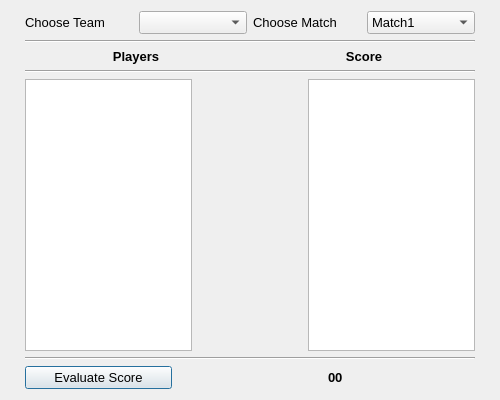
<?xml version="1.0" encoding="UTF-8"?>
<ui version="4.0">
 <class>Dialog</class>
 <widget class="QDialog" name="Dialog">
  <property name="geometry">
   <rect>
    <x>0</x>
    <y>0</y>
    <width>500</width>
    <height>400</height>
   </rect>
  </property>
  <property name="windowTitle">
   <string>Dialog</string>
  </property>
  <layout class="QVBoxLayout" name="verticalLayout">
   <property name="leftMargin">
    <number>25</number>
   </property>
   <property name="rightMargin">
    <number>25</number>
   </property>
   <item>
    <layout class="QHBoxLayout" name="horizontalLayout">
     <item>
      <widget class="QLabel" name="label_2">
       <property name="font">
        <font>
         <family>Tahoma</family>
         <pointsize>10</pointsize>
        </font>
       </property>
       <property name="text">
        <string>Choose Team</string>
       </property>
      </widget>
     </item>
     <item>
      <widget class="QComboBox" name="cb0">
       <property name="font">
        <font>
         <family>Tahoma</family>
         <pointsize>10</pointsize>
        </font>
       </property>
      </widget>
     </item>
     <item>
      <widget class="QLabel" name="label">
       <property name="font">
        <font>
         <family>Tahoma</family>
         <pointsize>10</pointsize>
        </font>
       </property>
       <property name="text">
        <string>Choose Match</string>
       </property>
      </widget>
     </item>
     <item>
      <widget class="QComboBox" name="cb1">
       <property name="font">
        <font>
         <family>Tahoma</family>
         <pointsize>10</pointsize>
        </font>
       </property>
       <item>
        <property name="text">
         <string>Match1</string>
        </property>
       </item>
      </widget>
     </item>
    </layout>
   </item>
   <item>
    <widget class="Line" name="line">
     <property name="font">
      <font>
       <family>Tahoma</family>
       <pointsize>10</pointsize>
      </font>
     </property>
     <property name="orientation">
      <enum>Qt::Horizontal</enum>
     </property>
    </widget>
   </item>
   <item>
    <layout class="QHBoxLayout" name="horizontalLayout_4">
     <item>
      <widget class="QLabel" name="label_5">
       <property name="font">
        <font>
         <family>Tahoma</family>
         <pointsize>10</pointsize>
         <weight>75</weight>
         <bold>true</bold>
        </font>
       </property>
       <property name="text">
        <string>Players</string>
       </property>
       <property name="alignment">
        <set>Qt::AlignCenter</set>
       </property>
      </widget>
     </item>
     <item>
      <widget class="QLabel" name="label_4">
       <property name="font">
        <font>
         <family>Tahoma</family>
         <pointsize>10</pointsize>
         <weight>75</weight>
         <bold>true</bold>
        </font>
       </property>
       <property name="text">
        <string>Score</string>
       </property>
       <property name="alignment">
        <set>Qt::AlignCenter</set>
       </property>
      </widget>
     </item>
    </layout>
   </item>
   <item>
    <widget class="Line" name="line_2">
     <property name="font">
      <font>
       <family>Tahoma</family>
       <pointsize>10</pointsize>
      </font>
     </property>
     <property name="orientation">
      <enum>Qt::Horizontal</enum>
     </property>
    </widget>
   </item>
   <item>
    <layout class="QHBoxLayout" name="horizontalLayout_2">
     <item>
      <widget class="QListWidget" name="lw1">
       <property name="font">
        <font>
         <family>Tahoma</family>
         <pointsize>10</pointsize>
         <weight>75</weight>
         <bold>true</bold>
        </font>
       </property>
      </widget>
     </item>
     <item>
      <spacer name="horizontalSpacer">
       <property name="font">
        <font>
         <family>Tahoma</family>
         <pointsize>10</pointsize>
        </font>
       </property>
       <property name="orientation">
        <enum>Qt::Horizontal</enum>
       </property>
       <property name="sizeHint" stdset="0">
        <size>
         <width>200</width>
         <height>20</height>
        </size>
       </property>
      </spacer>
     </item>
     <item>
      <widget class="QListWidget" name="lw2">
       <property name="font">
        <font>
         <family>Tahoma</family>
         <pointsize>10</pointsize>
         <weight>75</weight>
         <bold>true</bold>
        </font>
       </property>
      </widget>
     </item>
    </layout>
   </item>
   <item>
    <widget class="Line" name="line_3">
     <property name="font">
      <font>
       <family>Tahoma</family>
       <pointsize>10</pointsize>
      </font>
     </property>
     <property name="orientation">
      <enum>Qt::Horizontal</enum>
     </property>
    </widget>
   </item>
   <item>
    <layout class="QHBoxLayout" name="horizontalLayout_3">
     <item>
      <widget class="QPushButton" name="pushButton">
       <property name="font">
        <font>
         <family>Tahoma</family>
         <pointsize>10</pointsize>
        </font>
       </property>
       <property name="text">
        <string>Evaluate Score</string>
       </property>
      </widget>
     </item>
     <item>
      <spacer name="horizontalSpacer_2">
       <property name="font">
        <font>
         <family>Tahoma</family>
         <pointsize>10</pointsize>
        </font>
       </property>
       <property name="orientation">
        <enum>Qt::Horizontal</enum>
       </property>
       <property name="sizeType">
        <enum>QSizePolicy::Fixed</enum>
       </property>
       <property name="sizeHint" stdset="0">
        <size>
         <width>150</width>
         <height>20</height>
        </size>
       </property>
      </spacer>
     </item>
     <item>
      <widget class="QLabel" name="scorelabel">
       <property name="font">
        <font>
         <family>Tahoma</family>
         <pointsize>10</pointsize>
         <weight>75</weight>
         <bold>true</bold>
        </font>
       </property>
       <property name="text">
        <string>00</string>
       </property>
      </widget>
     </item>
    </layout>
   </item>
  </layout>
 </widget>
 <resources/>
 <connections/>
</ui>
